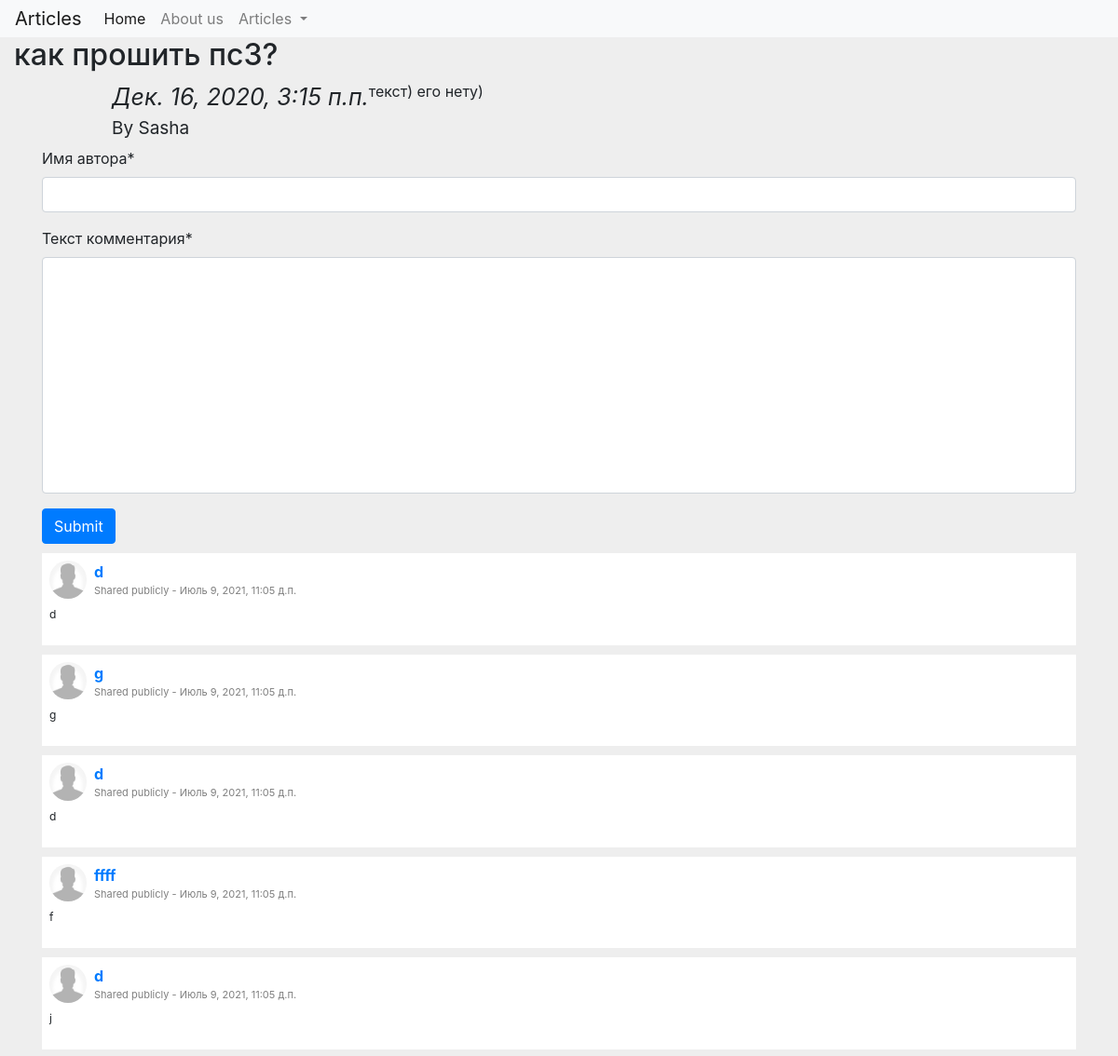
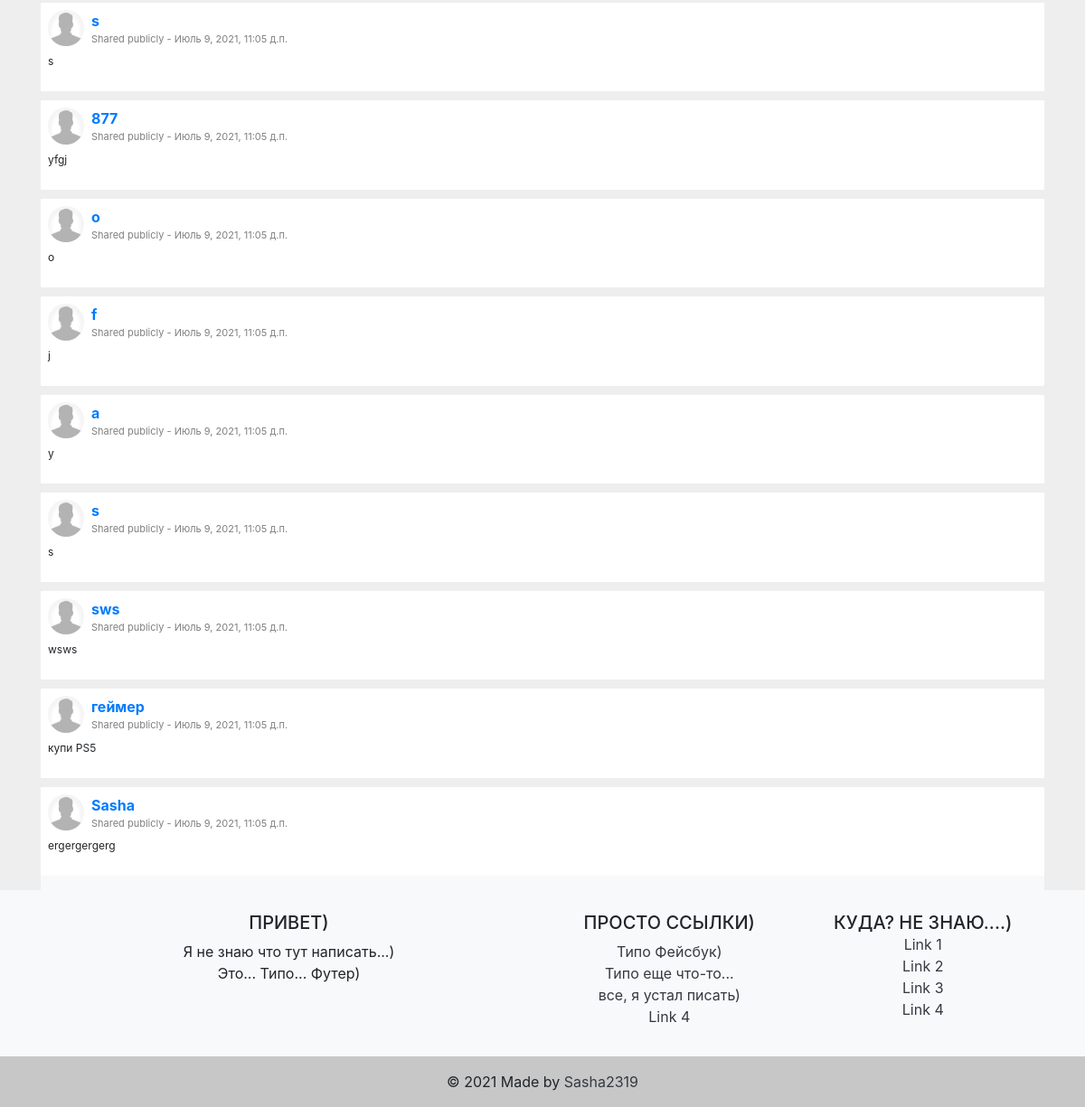
Before: /1/ with the older database file (2 pictures, top to bottom).
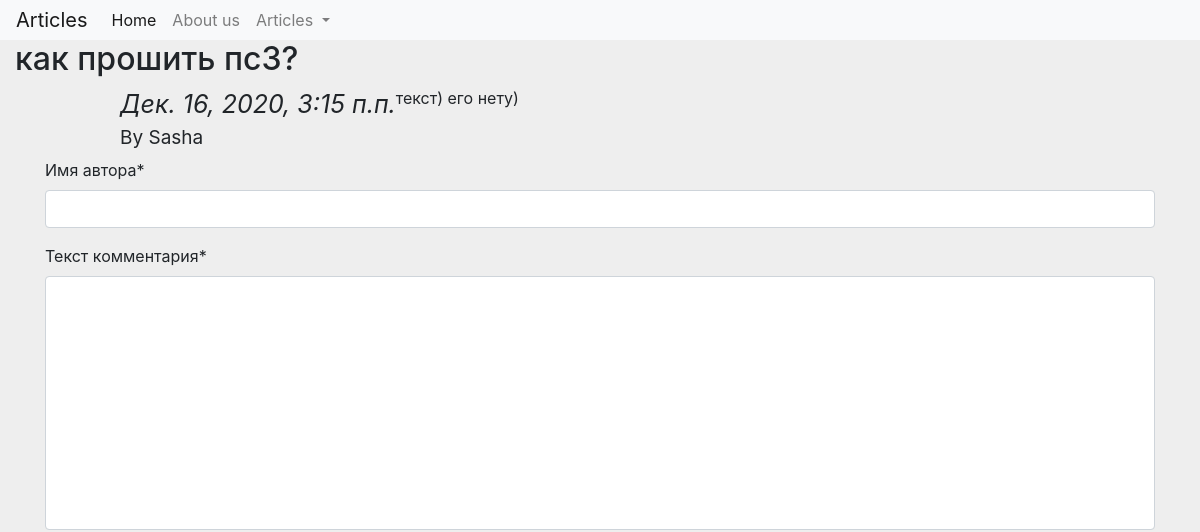
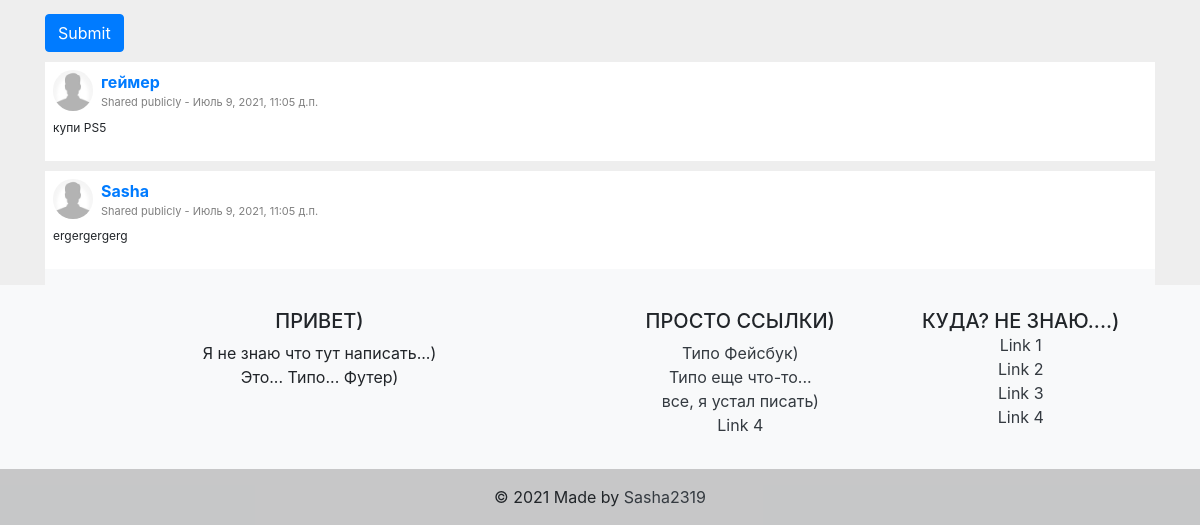
After: the same page with the newer database file (2 pictures, top to bottom).
### myFirst/apps/articles/models.py (models this page shows, shortened)
class Comment(models.Model):
    article = models.ForeignKey(Article, on_delete=models.CASCADE)
    comment_author = models.CharField('имя автора', max_length=50)
    comment_text = models.TextField('текст комментария')
    cDate = models.DateTimeField('дата публикации', auto_now_add=True)

### myFirst/apps/articles/views.py (the view, shortened to what this page needs)
# urls.py: path('<int:article_id>/', views.detail, name='detail'),
@csrf_exempt
def detail(request, article_id):
    try:
        a = Article.objects.get(id=article_id)
    except:
        return render(request, 'articles/404.html', {'static': STATIC_URL, })
    form = CommentForm()
    data = {}
    article = Article.objects.get(id = article_id)
    comments_list = article.comment_set.all()
    comments = reversed(comments_list)
    return render(request, 'articles/detail.html', {'article': article, 'comments':comments, 'form': form, 'static': STATIC_URL, })

### myFirst/apps/articles/forms.py
class CommentForm(forms.ModelForm):
    class Meta:
        model = Comment
        fields = ('comment_author', 'comment_text')

### myFirst/apps/articles/models.py (called while the page is built)
    def was_published_recently(self):
        return self.pub_date >= (timezone.now() - datetime.timedelta(days=7))

### myFirst/templates/articles/detail.html (shortened to what this page needs)
{% extends 'base.html' %}
{% load crispy_forms_tags %}
{% load static %}
{% block content %}
<link rel="stylesheet" href="{{static}}articles/css/detail.css">
<div class="float-sm-left" style="width: 70%;"><h2 style="padding-left: 15px;">{{article.article_title}}</h2></div>
<div id="lk" style="float: left; margin-top: 0px; margin-left: 10%; font-size:25px;"><em>{{article.pub_date}}</em>
    <div id="author_name" style="display:block; margin-right: 10px; font-size:19px;">
By {{article.author_name}}
</div>
</div>
<div id="article_image">
</div>
<div style="padding-left: 20px; padding-top: 15px; width: 70%;">{{article.article_text}}</div>
{% if comments %}
<div class="container mt-5">
    <div class="d-flex justify-content-center row">
        <div class="col-md-12">
            <form id="cmForm">
                {{form|crispy}}
                <button type="submit" class="btn btn-primary">Submit</button>
            </form>
            <div id="commentsBox">
{% for c in comments %}
            <div class="d-flex flex-column comment-section" style="margin-top:10px;">
                <div class="bg-white p-2">
                    <div class="d-flex flex-row user-info"><img class="rounded-circle" src="{{static}}articles/img/avatar.jpg" width="40">
                        <div class="d-flex flex-column justify-content-start ml-2"><span class="d-block font-weight-bold name">{{c.comment_author}}</span><span class="date text-black-50">Shared publicly - {{c.cDate}}</span></div>
                    </div>
                    <div class="mt-2">
                        <p class="comment-text">{{c.comment_text}}</p>
                    </div>
                </div>
            </div>
{% endfor %}
</div>
{% endif %}
<div class="bg-light p-2">
</div>
</div>
</div>
</div>
{% endblock %}

Changed rows visible on the page:
removed Comment: comment_author "d", cDate "Июль 9, 2021, 11:05 д.п.", comment_text "d"
removed Comment: comment_author "g", cDate "Июль 9, 2021, 11:05 д.п.", comment_text "g"
removed Comment: comment_author "d", cDate "Июль 9, 2021, 11:05 д.п.", comment_text "d"
removed Comment: comment_author "ffff", cDate "Июль 9, 2021, 11:05 д.п.", comment_text "f"
removed Comment: comment_author "d", cDate "Июль 9, 2021, 11:05 д.п.", comment_text "j"
removed Comment: comment_author "s", cDate "Июль 9, 2021, 11:05 д.п.", comment_text "s"
removed Comment: comment_author "877", cDate "Июль 9, 2021, 11:05 д.п.", comment_text "yfgj"
removed Comment: comment_author "о", cDate "Июль 9, 2021, 11:05 д.п.", comment_text "о"
removed Comment: comment_author "f", cDate "Июль 9, 2021, 11:05 д.п.", comment_text "j"
removed Comment: comment_author "a", cDate "Июль 9, 2021, 11:05 д.п.", comment_text "y"
removed Comment: comment_author "s", cDate "Июль 9, 2021, 11:05 д.п.", comment_text "s"
removed Comment: comment_author "sws", cDate "Июль 9, 2021, 11:05 д.п.", comment_text "wsws"
